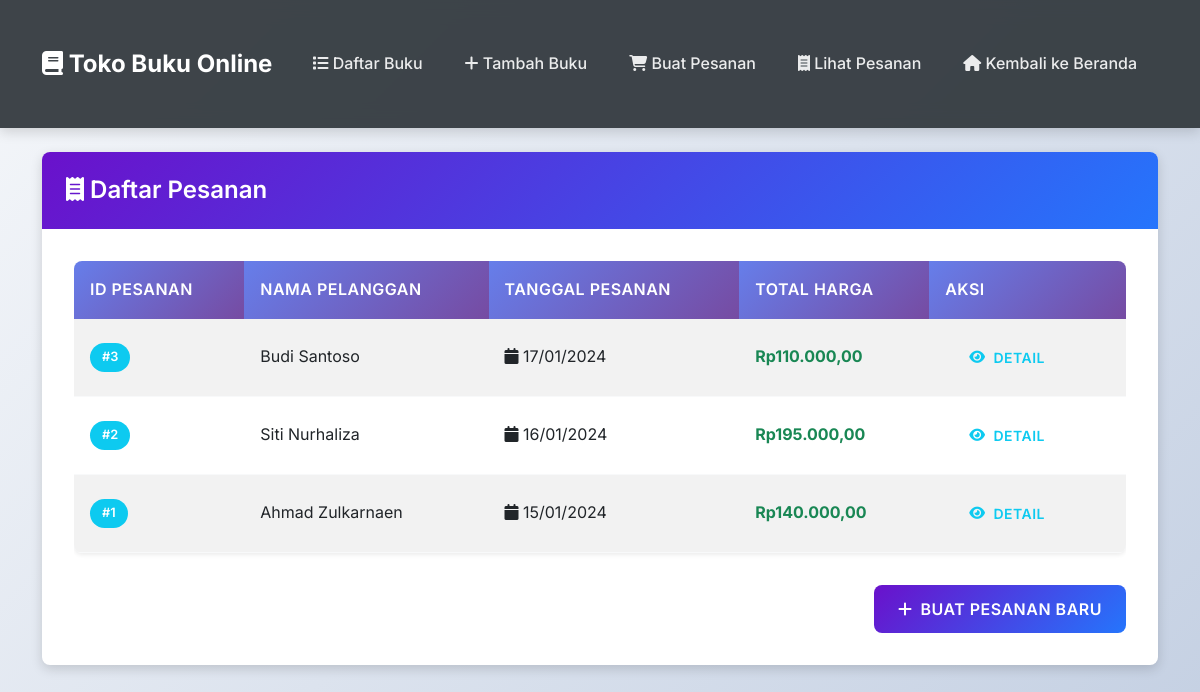
Page /lihat_transaksi.php on the committed database.
### tables this page shows
CREATE TABLE IF NOT EXISTS Pesanan (
    ID INT AUTO_INCREMENT PRIMARY KEY,
    Tanggal_Pesanan DATE NOT NULL,
    Pelanggan_ID INT NOT NULL,
    Total_Harga DECIMAL(10,2) DEFAULT 0,
    FOREIGN KEY (Pelanggan_ID) REFERENCES Pelanggan(ID) ON DELETE CASCADE
);

CREATE TABLE IF NOT EXISTS Pelanggan (
    ID INT AUTO_INCREMENT PRIMARY KEY,
    Nama VARCHAR(255) NOT NULL,
    Email VARCHAR(255) UNIQUE,
    Alamat TEXT,
    Telepon VARCHAR(20)
);

### lihat_transaksi.php (the view, shortened to what this page needs)
<?php
include 'koneksi_db.php';
$query = "
    SELECT Pesanan.ID AS Pesanan_ID, Pelanggan.Nama AS Nama_Pelanggan,
           Pesanan.Tanggal_Pesanan, Pesanan.Total_Harga
    FROM Pesanan
    JOIN Pelanggan ON Pesanan.Pelanggan_ID = Pelanggan.ID
    ORDER BY Pesanan.ID DESC
";
$result = $conn->query($query);
?>
<!DOCTYPE html>
<html lang="en">
<head>
    <link href="https://cdn.jsdelivr.net/npm/bootstrap@5.3.0/dist/css/bootstrap.min.css" rel="stylesheet">
    <link rel="stylesheet" href="https://cdnjs.cloudflare.com/ajax/libs/font-awesome/6.4.0/css/all.min.css">
    <link rel="stylesheet" href="styles.css">
</head>
<body>
    <?php include 'nav.php'; ?>
    <div class="container mt-4">
        <div class="row">
            <div class="col-12">
                <div class="card fade-in">
                    <div class="card-header">
                        <h2 class="mb-0"><i class="fas fa-receipt"></i> Daftar Pesanan</h2>
                    </div>
                    <div class="card-body">
                        <div class="table-responsive">
                            <table class="table table-striped table-hover">
                                <thead>
                                    <tr>
                                        <th>ID Pesanan</th>
                                        <th>Nama Pelanggan</th>
                                        <th>Tanggal Pesanan</th>
                                        <th>Total Harga</th>
                                        <th>Aksi</th>
                                    </tr>
                                </thead>
                                <tbody>
                                    <?php if ($result && $result->num_rows > 0): ?>
                                        <?php while ($row = $result->fetch_assoc()): ?>
                                            <tr>
                                                <td>
                                                    <span class="badge bg-info">#<?= $row['Pesanan_ID'] ?></span>
                                                </td>
                                                <td><?= htmlspecialchars($row['Nama_Pelanggan']) ?></td>
                                                <td>
                                                    <i class="fas fa-calendar"></i>
                                                    <?= date('d/m/Y', strtotime($row['Tanggal_Pesanan'])) ?>
                                                </td>
                                                <td>
                                                    <strong class="text-success">
                                                        Rp<?= number_format($row['Total_Harga'], 2, ',', '.') ?>
                                                    </strong>
                                                </td>
                                                <td>
                                                    <a href="detail_pesanan.php?id=<?= $row['Pesanan_ID'] ?>"
                                                        class="btn btn-sm btn-outline-info">
                                                        <i class="fas fa-eye"></i> Detail
                                                    </a>
                                                </td>
                                            </tr>
                                        <?php endwhile; ?>
                                    <?php endif; ?>
                                </tbody>
                            </table>
                        </div>
                        <div class="d-grid gap-2 d-md-flex justify-content-md-end mt-3">
                            <a href="transaksi.php" class="btn btn-primary">
                                <i class="fas fa-plus"></i> Buat Pesanan Baru
                            </a>
                        </div>
                    </div>
                </div>
            </div>
        </div>
    </div>
</body>
</html>

### styles.css (style rules this page uses)
:root { --primary-color: #2575fc; --secondary-color: #6a11cb; --success-color: #28a745; --warning-color: #ffc107; --danger-color: #dc3545; --info-color: #17a2b8; --dark-color: #343a40; --light-color: #f8f9fa; --gradient-primary: linear-gradient(135deg, #6a11cb 0%, #2575fc 100%); --gradient-secondary: linear-gradient(135deg, #667eea 0%, #764ba2 100%); --shadow-sm: 0 0.125rem 0.25rem rgba(0, 0, 0, 0.075); --shadow-md: 0 0.25rem 0.75rem rgba(0, 0, 0, 0.15); --shadow-lg: 0 0.5rem 1rem rgba(0, 0, 0, 0.25); --border-radius: 8px; --transition: all 0.3s ease; }
* { margin: 0; padding: 0; box-sizing: border-box; }
body { font-family: 'Inter', 'Segoe UI', Tahoma, Geneva, Verdana, sans-serif; line-height: 1.6; color: #333; background: linear-gradient(135deg, #f5f7fa 0%, #c3cfe2 100%); min-height: 100vh; }
.container { margin-top: 2rem; margin-bottom: 2rem; }
.card { border: none; border-radius: var(--border-radius); box-shadow: var(--shadow-md); transition: var(--transition); overflow: hidden; background: white; }
.card-header { background: var(--gradient-primary); border: none; padding: 1.5rem; color: white; }
.card-header h2 { margin: 0; font-weight: 600; font-size: 1.5rem; }
.card-body { padding: 2rem; }
.btn { border-radius: var(--border-radius); padding: 12px 24px; font-weight: 600; text-transform: uppercase; letter-spacing: 0.5px; transition: var(--transition); border: none; cursor: pointer; display: inline-flex; align-items: center; gap: 8px; }
.btn-primary { background: var(--gradient-primary); color: white; }
.table { background: white; border-radius: var(--border-radius); overflow: hidden; box-shadow: var(--shadow-sm); }
.table th { background: var(--gradient-secondary); color: white; font-weight: 600; text-transform: uppercase; letter-spacing: 0.5px; border: none; padding: 1rem; }
.table td { padding: 1rem; vertical-align: middle; border-color: #f8f9fa; }
.table-striped tbody tr:nth-of-type(odd) { background-color: rgba(37, 117, 252, 0.03); }
.badge { padding: 8px 12px; border-radius: 20px; font-weight: 600; font-size: 0.8rem; }
.fade-in { animation: fadeIn 0.6s ease-in; }

### rows in the picture
pesanan: ID "3", Pelanggan_ID.Nama "Budi Santoso", Tanggal_Pesanan "17/01/2024", Total_Harga "110.000,00"
pesanan: ID "2", Pelanggan_ID.Nama "Siti Nurhaliza", Tanggal_Pesanan "16/01/2024", Total_Harga "195.000,00"
pesanan: ID "1", Pelanggan_ID.Nama "Ahmad Zulkarnaen", Tanggal_Pesanan "15/01/2024", Total_Harga "140.000,00"
